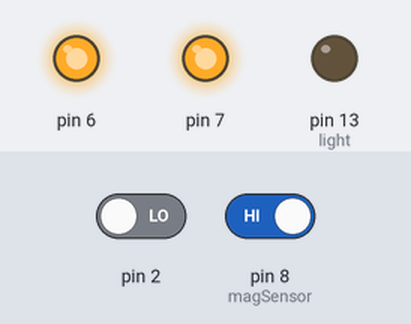
Bench run of a sketch on a simulated Arduino Uno, built for the host (arithmetic inside an expression is 32-bit, double 64-bit). Shown: output pins drawn as LEDs (lit = HIGH). The test bench sets the inputs (shaded band); at power-on: pin 2 LOW, pin 8 (magSensor) HIGH. Storage starts empty; what the sketch prints to the serial monitor is not drawn.

Above: at 1.0 s.
1.1 s: pin 2 driven HIGH
At 2.3 s:
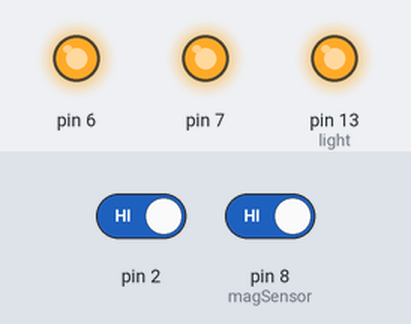
2.6 s: pin 8 (magSensor) driven LOW
At 3.4 s:
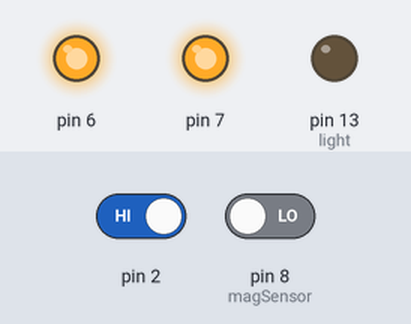
4.1 s: pin 8 (magSensor) driven HIGH
At 4.6 s:
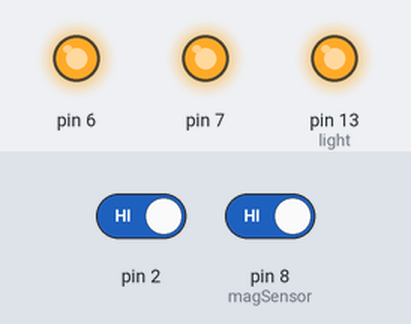
Timing chart, 0 to 7.1 s (numbered marks = the images above; inputs shaded):
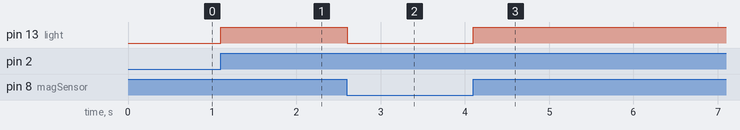

Measured:
- after the input at 1.1 s, pin 13 (light): LOW → HIGH at once
- after the input at 2.6 s, pin 13 (light): HIGH → LOW at once
- after the input at 4.1 s, pin 13 (light): LOW → HIGH at once

The sketch:

LightAndMp3Music.ino
```cpp
#include <SPI.h>
#include <SdFat.h>
#include <SdFatUtil.h>
#include <SFEMP3Shield.h>

SdFat sd;
SFEMP3Shield MP3player;
int8_t current_track = 0;

const int magSensor = 8;
const int light = 13;

void setup() {
  Serial.begin(115200);

  if(!sd.begin(9, SPI_HALF_SPEED)) sd.initErrorHalt();
  if (!sd.chdir("/")) sd.errorHalt("sd.chdir");

  MP3player.begin();
  MP3player.setVolume(10,10);

  pinMode(magSensor, INPUT);
  digitalWrite(magSensor, HIGH);
  pinMode(light, OUTPUT);
}

void loop() {
  if (digitalRead(magSensor) == LOW) {
    digitalWrite(light, LOW);
    MP3player.stopTrack();
  } else {
    digitalWrite(light, HIGH);
    MP3player.playTrack(current_track);
  }
}
```

SdFatUtil.h
```cpp
// (licence header left out)
#ifndef SdFatUtil_h
#define SdFatUtil_h
/**
 * \file
 * \brief Useful utility functions.
 */
#include <SdFat.h>
/** Store and print a string in flash memory.*/
#define PgmPrint(x) SerialPrint_P(PSTR(x))
/** Store and print a string in flash memory followed by a CR/LF.*/
#define PgmPrintln(x) SerialPrintln_P(PSTR(x))

namespace SdFatUtil {
  int FreeRam();
  void print_P(Print* pr, PGM_P str);
  void println_P(Print* pr, PGM_P str);
  void SerialPrint_P(PGM_P str);
  void SerialPrintln_P(PGM_P str);
}
using namespace SdFatUtil;  // NOLINT
#endif  // #define SdFatUtil_h
```

SFEMP3ShieldConfig.h
```cpp
/**
\file SFEMP3ShieldConfig.h

\brief Hardware dependent configuration definitions
\remarks comments are implemented with Doxygen Markdown format

This SFEMP3ShieldConfig.h helps configure the SFEMP3Shield library for
various supported different base Arduino boards and shield's using the
VS10xx chip. It is possible this may support other VS10xx chips. But are
unverified at this time.

As the name SFEMP3Shield implies this driver was originally developed from
Sparkfun's MP3 Player Shield. Whereas it can and has been easily adapted
to other hardware, both base Arduino's and shield's using the VS10xx.

The default configuration of this library assumes the SFE MP3 Shield, on
an UNO/Duemilanove, when left un-altered.

\note
Support forArduino Mega's REQUIRES additional jumpers. As the SPI are not on the same
pins as the UNO/Duemilanove.
When using a mega with SFE compatible shields jump the following pings :
<tt>
\n Mega's 51 to the MP3's D11 for MOSI
\n Mega's 50 to the MP3's D12 for MISO
\n Mega's 52 to the MP3's D13 for SCK
</tt>
\n The remainder of pins may remain unchanged. Including INT0 as the Mega maps
INT0 to D2 as to support USE_MP3_INTx, as is. Like the Uno.
\n Where the default SFEMP3ShieldConfig.h should not need changing.
\n Yes, SdFat's SoftSPI.h was tried, but has problems when used twice once with
Sd2Card.cpp and a 2nd time with SFEMP3Shield.cpp.

\n

\note
Support for Arduino Leonardo is afflicted by having the SPI pins not routing the same pins as the UNO. This is similar to the Arduino Mega. Where as it appears it should simply work with additional jumpers, from the Leonardo's ICSP port, which has the SPI pins to the MP3 shields equivalent SPI pins.
<tt>
\n Leo's ICSP4 to the MP3's D11 for MOSI
\n Leo's ICSP1 to the MP3's D12 for MISO
\n Leo's ICSP3 to the MP3's D13 for SCK
</tt>
\n and remember to \b NOT use D10 as an input. It must be left as output.

\todo Please let us know if this works? I think it should.

\sa SEEEDUINO as to how to configure for Seeeduino's Music Shield.
\sa GRAVITECH as to how to configure for Gravitech's MP3-4NANO Shield.
 */

#ifndef SFEMP3ShieldConfig_h
#define SFEMP3ShieldConfig_h

//------------------------------------------------------------------------------

/**
 * \def SEEEDUINO
 * \brief A macro to configure use on a Seeeduino MP3 player shield
 *
 * Seeduino MP3 Players is supported. However, its DREQ is not connected to a
 * hard INT(x) pin, hence it MUST be polled. This can be configured, using
 * USE_MP3_SimpleTimer.
 * When using a Seeeduino MP3 Player shield set the below define of SEEEDUINO
 * to 1. As so the correct IO pins are configured MP3_XCS, MP3_XDCS and MP3_DREQ
 *
 * Along with USE_MP3_REFILL_MEANS should not be USE_MP3_INTx, unless extra
 * jumper wires are used.
 *
 * Set \c SEEEDUINO to \c 0 to use on a SparkFun MP3 player shield
 *
 * Set \c SEEEDUINO to \c 1 to use on a Seeeduino MP3 player shield
 */
#define SEEEDUINO 0 // set to 1 if using the Seeeduino Music Shield

/**
 * \def GRAVITECH
 * \brief A macro to configure use on a Gravitech's MP3-4NANO shield
 *
 * Gravitech's MP3-4NANO shield is supported. However, its chip select of the
 * SdCard connected to D4. This can be configured, simply by setting the below
 * define of GRAVITECH to 1.
 *
 * Set \c GRAVITECH to \c 0 to use on a Gravitech's MP3-4NANO shield
 *
 * Set \c GRAVITECH to \c 1 to use on a Gravitech's MP3-4NANO
 */
#define GRAVITECH 0 // set to 1 if using the Gravitech's MP3-4NANO shield

/**
 * \def TEENSY2
 * \brief Macro to configure pins for connecting the Sparkfun shield to a Teensy 2
 *
 * You can connect the Sparkfun Mp3 shield to a Teensy 2 with jumper cables on a
 * breadboard. Teensy SDI pins are CS=0, SCK=1, MOSI=2, MISO=3. If you are using
 * a Teensy 2 then set TEENSY2 to 1 below and scroll down for pin assignments.
 *
 * Set \c TEENSY2 to \c 0 to use on a Gravitech's MP3-4NANO shield
 *
 * Set \c TEENSY2 to \c 1 to use on a Gravitech's MP3-4NANO
 */
#define TEENSY2 0 // set to 1 if using the Sparkfun Mp3 shield with Teensy 2

/**
 * \def BARETOUCH
 * \brief A macro to explicitly configure use with the Bare Conductive Touch Board
 *
 * Bare Conductive's Touch Board is supported. However, its pin mapping is
 * significantly different to the SparkFun MP3 player shield.
 *
 * If you are using Arduino 1.5.0+ then automatic pin remapping can be enabled
 * as follows:
 *
 * 1. Download the Bare Conductive board definitions file (boards.txt) from
 *    their Github (https://github.com/bareconductive).
 * 2. Extract the Bare Conductive folder into your Documents/Arduino/Hardware
 *    folder (My Documents\Arduino\Hardware on Windows). If the folder does
 *    not already exist, create it.
 * 3. Restart Arduino if it is currently running.
 * 4. In the Arduino menu, select Tools -> Board -> Bare Conductive Touch Board
 *
 * This will automatically set up this library when the board is selected, and
 * revert back to the setting for the Sparkfun MP3 shield when it is not. If you
 * would like to override this, set the BARETOUCH value below: 0 to use the
 * Sparkfun MP3 shield, 1 to use the Bare Conductive Touch Board.
 *
 * If you are using an earlier version of Arduino, you will have to manage the
 * pin remapping manually. Setting BARETOUCH below to 0 will leave the pin map
 * as normal - i.e. for the Sparkfun MP3 shield. Setting it to 1 will map the
 * pins correctly for the Bare Conductive Touch Board. If you decide to then
 * use a different board, you'll have to remember to come back here and adjust
 * the settings accordingly.
 *
 */
#define BARETOUCH 0 // set to 1 to force Bare Conductive Touch Board settings on

//------------------------------------------------------------------------------
/*
 * MP3 Player Shield pin mapping. See the appropiate schematic
 */

/**
 * \def MP3_XCS
 * \brief A macro to configure the XCS pin
 *
 * VS10xx's Control Chip Select Pin (for accessing SPI Control/Status registers)
 * as seen by the the Arduino
 *
 */

/**
 * \def MP3_XDCS
 * \brief A macro to configure the XDCS pin
 *
 * VS10xx's Data Chip Select Pin (for streaming data back and forth)
 * as seen by the the Arduino
 */

/**
 * \def MP3_DREQ
 * \brief A macro to configure the DREQ pin
 *
 * VS10xx's DREQ pin that indicates when it is clear to send more data.
 * aka Data REQuest.
 * as seen by the the Arduino
 */

/**
 * \def MP3_DREQINT
 * \brief A macro to configure the DREQINT pin
 *
 * The associated INT(X) pin name for the associated pin of DREQ, if used.
 * as seen by the the Arduino
 *
 * This may not be needed when USE_MP3_REFILL_MEANS is not equal to USE_MP3_REFILL_MEANS
 *
 * \sa USE_MP3_REFILL_MEANS
 */

/**
 * \def MP3_RESET
 * \brief A macro to configure the RESET pin
 *
 * VS10xx's RESET Pin
 * as seen by the the Arduino
 */

/**
 * \def SD_SEL
 * \brief A macro to configure the SdCard Chip Select for SFEMP3SHield library
 *
 * This is the pin of the Arduino that is connected to the SdCards Chip select pin.
 * This pin should be the same pin assigned in SdFat Library.
 * as seen by the the Arduino
 */

/**
 * \def PERF_MON_PIN
 * \brief A macro to configure a Pin to analyze performance
 *
 * The output of this pin will be low, during the refill of the VSdsp, allowing measurement of the CPU utilization, required to sustain playing.
 *
 * Set value to any available digital output, including A0-5...
 *
 * Set value to negative to disable.
 */
#define PERF_MON_PIN          -1 //  example of A5

#include <pins_arduino.h>

#if defined(__BIOFEEDBACK_MEGA__)
  #define MP3_XCS             67      //PK5 Output, Active Low,  Control Chip Select Pin (for accessing SPI Control/Status registers)
  #define MP3_XDCS            68      //PK6 Output, Active Low,  Data Chip Select / BSYNC Pin
  #define MP3_DREQ            66      //PK4 Input , Active High, Data Request Pin: Player asks for more data
  #define MP3_RESET           65      //PK3 Output, Active Low,  Reset is active low
  #define SD_SEL              76      //PJ6 Output, Active Low
  #define MP3_DREQINT          5 //Corresponding INTx for DREQ pin
#elif ( SEEEDUINO == 1 ) // if SEEDUINO use the following pin outs
  #define MP3_XCS             A3 //Control Chip Select Pin (for accessing SPI Control/Status registers)
  #define MP3_XDCS            A2 //Data Chip Select / BSYNC Pin
  #define MP3_DREQ            A1 //Data Request Pin: Player asks for more data
  //#define MP3_DREQINT        0 // There is no IRQ used on Seeduino
  #define MP3_RESET           A0 //Reset is active low
  #define SD_SEL              10 //select pin for SD card
#elif ( TEENSY2 == 1 )
  #define MP3_XCS              7
  #define MP3_XDCS             8
  #define MP3_DREQ             4
  #define MP3_DREQINT          1
  #define MP3_RESET            9
  #define SD_SEL               0 // Teensy SDI CS on pin 0
  // Connect SDI pins as follows:
  // Sparkfun shield 11 -> Teensy 2 (mosi)
  // Sparkfun shield 12 -> Teensy 3 (miso)
  // Sparkfun shield 13 -> Teensy 1 (sck)
// if BARETOUCH or ARDUINO_AVR_BARETOUCH use the following pin map
#elif (( BARETOUCH == 1 ) || ( ARDUINO_AVR_BARETOUCH == 1 ))
  #define MP3_XCS             9  //Control Chip Select Pin (for accessing SPI Control/Status registers)
  #define MP3_XDCS            6  //Data Chip Select / BSYNC Pin
  #define MP3_DREQ            7  //Data Request Pin: Player asks for more data
  #define MP3_DREQINT         4  //Corresponding INTx for DREQ pin
  #define MP3_RESET           8  //Reset is active low
  #define SD_SEL              5  //select pin for SD card
// otherwise use pinout of typical Sparkfun MP3 Player Shield.
#else // otherwise use pinout of typical Sparkfun MP3 Player Shield.
  #define MP3_XCS              6 //Control Chip Select Pin (for accessing SPI Control/Status registers)
  #define MP3_XDCS             7 //Data Chip Select / BSYNC Pin
  #define MP3_DREQ             2 //Data Request Pin: Player asks for more data
  #if defined(__AVR_ATmega32U4__)
    #define MP3_DREQINT          1 //Corresponding INTx for DREQ pin
  #else // swapped between Uno and Leonardo.
    #define MP3_DREQINT          0 //Corresponding INTx for DREQ pin
  #endif
  #define MP3_RESET            8 //Reset is active low
  #if ( GRAVITECH == 1 )
    #define SD_SEL               4 //select pin for SD card
  #else
    #define SD_SEL               9 //select pin for SD card
  #endif // GRAVITECH
#endif // none SEEEDUINO

//------------------------------------------------------------------------------
/**
 * \def USE_MP3_REFILL_MEANS
 * \brief The selection of DREQ'ss refilling method.
 *
 * The value is that of an enumerated list of possible methods, aka means.
 *
 * The VS10xx's DREQ requests more data from the host micro (the Arduino)
 * Where it can either be an input to an interrupt and corresponding ISR or
 * be polled by software.
 *
 * To enable MP3 Player to use OTHER than default INT0 on D2 for refilling
 * uncomment or change the define of USE_MP3_REFILL_MEANS and set to desired method,
 *
 * The default when left commented implements INT0 on D2.
 *
 * \note ALL base Arduino's should support timers and soft polled means of either
 * \n USE_MP3_Polled, USE_MP3_Timer1 or USE_MP3_SimpleTimer means.
 * \n Assuming resources are not committed else where.
 *
 * \warning Remember to restart Arduino IDE for new Libraries to be available.
 * Coping the file is not enough.
 */
#define USE_MP3_REFILL_MEANS USE_MP3_INTx

/*
 * Configure the implemented means of Refilling the VS10xx chip
 */
#if defined(USE_MP3_REFILL_MEANS)

/**
 *\brief defacto Interrupt on INTx, from DREQ
 * \brief A macro of the enumerated value used to select hard interrupt INTx as the means to refill the VS10xx
 *
 * Where the Interrupt Service Routine attached to INTx as per attachInterrupt(MP3_DREQINT, refill, RISING)
 * causes execution of SFEMP3Shield::refill() as per the VS10xx need per DREQ.
 *
 * \note MP3_DREQINT corresponds the interrupt vector associated with the pin assigned to MP3_DREQ. As defined in WIterrupts.c
 *
 * \note INT(x) may be relocated or not be available on some base systems depending upon design.
 * Such as with the Lenoardo, which have pins D2/D3 and there corresponding INT0/INT1 swapped, versus the UNO.
 * See <a href="http://arduino.cc/en/Reference/AttachInterrupt"> attachInterrupt() </a>
 * Where SFE MP3 Player can use USE_MP3_INTx as DREQ is connected to D2 aka INT0.
 * Noting that MP3_DREQINT vector is defined above, in pin assignments.
 */
#define USE_MP3_INTx        0

/**
 * \brief A macro of the enumerated value used to select Software polling as the means to refill the VS10xx
 *
 * Where Main loop uses SFEMP3Shield::available() to check if DREQ needs refilling on a periodic basis.
 *
 * \note In this means SFEMP3Shield::available() is simply SFEMP3Shield::refill()
 * and MP3_REFILL_PERIOD is \em NOT used with this means.
 */
#define USE_MP3_Polled      1

/**
 * \brief A macro of the enumerated value used to select Timer1's interrupt as the means to refill the VS10xx
 *
 * Where the Interrupt Service Route attached to Timer1 cause periodic execution of SFEMP3Shield::refill()
 *
 * \note MP3_REFILL_PERIOD is required when using this means.
 *
 * \sa The use of USE_MP3_Timer1 interrupt requires the TimerOne.h library can be
 * downloaded from http://code.google.com/p/arduino-timerone/ for library.
 */
#define USE_MP3_Timer1      2

/**
 * \brief A macro of the enumerated value used to select Soft SimpleTimer period as the means to refill the VS10xx
 *
 * Where Main loop uses SFEMP3Shield::available() to check if DREQ needs refilling on a periodic basis.
 *
 * \note In this means SFEMP3Shield::available() is gating the excecution of SFEMP3Shield::refill()
 * based on MP3_REFILL_PERIOD. Where MP3_REFILL_PERIOD is required when using this means.
 *
 * \note The associated <SimpleTimer.h> library is required and utilizes 170 more bytes.
 *
 * \sa The use of USE_MP3_SimpleTimer interrupt requires the TimerOne.h library can
 * be downloaded from
 * http://www.arduino.cc/playground/Code/SimpleTimer#GetTheCode for library.
 */
#define USE_MP3_SimpleTimer 3

#endif

//------------------------------------------------------------------------------
/*
 * When means other than Polled and INTx are used the following Libraries need to be loaded.
 */
#if defined(USE_MP3_REFILL_MEANS) && USE_MP3_REFILL_MEANS == USE_MP3_Timer1
  #include <TimerOne.h>
// strange if TimerOne.h is present but not selected it still consums 6 bytes, something to do with Arduino's pre-compiler and Linker.
#elif defined(USE_MP3_REFILL_MEANS) && USE_MP3_REFILL_MEANS == USE_MP3_SimpleTimer
  #include <SimpleTimer.h>
#endif


//------------------------------------------------------------------------------
/*
   When means are time based, need to define the period of update.
   100ms is recommened for 192K sample rate MP3. other rates may vary.
 */
#if defined(USE_MP3_REFILL_MEANS) && USE_MP3_REFILL_MEANS > USE_MP3_Polled // not needed if INTx is used or polled in loop.

/**
 * \brief A macro used to determine the number of milliseconds between software polls of the DREQ.
 */
#define MP3_REFILL_PERIOD 100
#endif

//------------------------------------------------------------------------------
/**
 * \def MIDI_CHANNEL
 * \brief A macro used to specify the MIDI channel
 *
 * Where used in the SingleMIDInoteFile array for sending quick beeps with function SFEMP3Shield::SendSingleMIDInote()
 *
 * \note Where Ch9 is reserved for Percussion Instruments with single note
 */
#define MIDI_CHANNEL             9

/**
 * \def MIDI_NOTE_NUMBER
 * \brief A macro used to specify the MIDI note
 *
 * Where used in the SingleMIDInoteFile array for sending quick beeps with function SFEMP3Shield::SendSingleMIDInote()
 *
 * \note So for Ch9's the note is GM Bank Percussion Instrument, not actual note. e.g 56 is cowbell. This removes the necassasity to send other commands.
 */
#define MIDI_NOTE_NUMBER        56

/**
 * \def MIDI_NOTE_DURATION
 * \brief A macro used to specify the duration of the MIDI note
 *
 * Where used in the SingleMIDInoteFile array for sending quick beeps with function SFEMP3Shield::SendSingleMIDInote()
 *
 * \warning format is variable length, must keep it small. As not to break hardcoded header format
 */
#define MIDI_NOTE_DURATION     100


/**
 * \def MIDI_INTENSITY
 * \brief A macro used to specify the intensity of the MIDI note
 *
 * Value ranges from 0 to 127(full scale). Where used in the SingleMIDInoteFile array for sending both the ON and off of the quick beep with function SFEMP3Shield::SendSingleMIDInote()
 */
#define MIDI_INTENSITY         127 // Full scale.


#endif  // SFEMP3ShieldConfig_h
```

Source omitted: SFEMP3Shield.h (28694 bytes)
